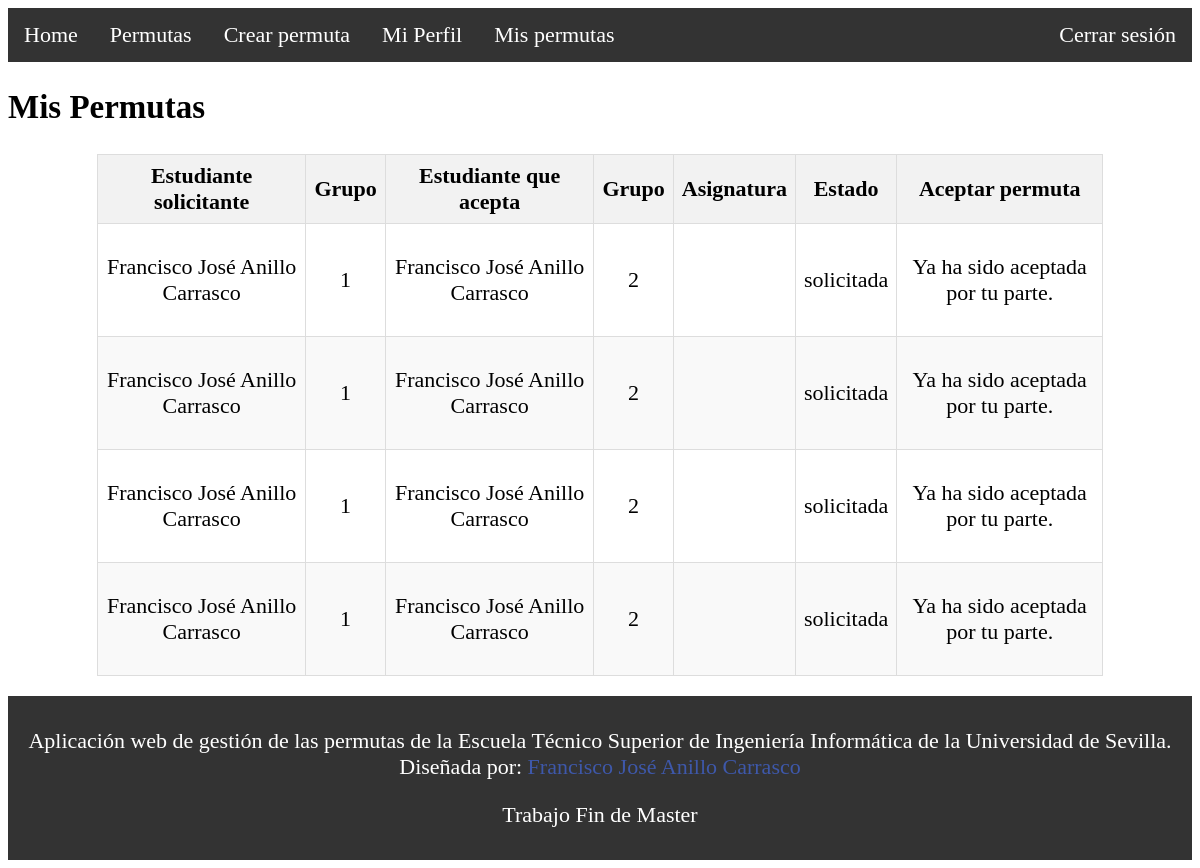
Before: /mis-permutas/ (signed in) with the older database file.
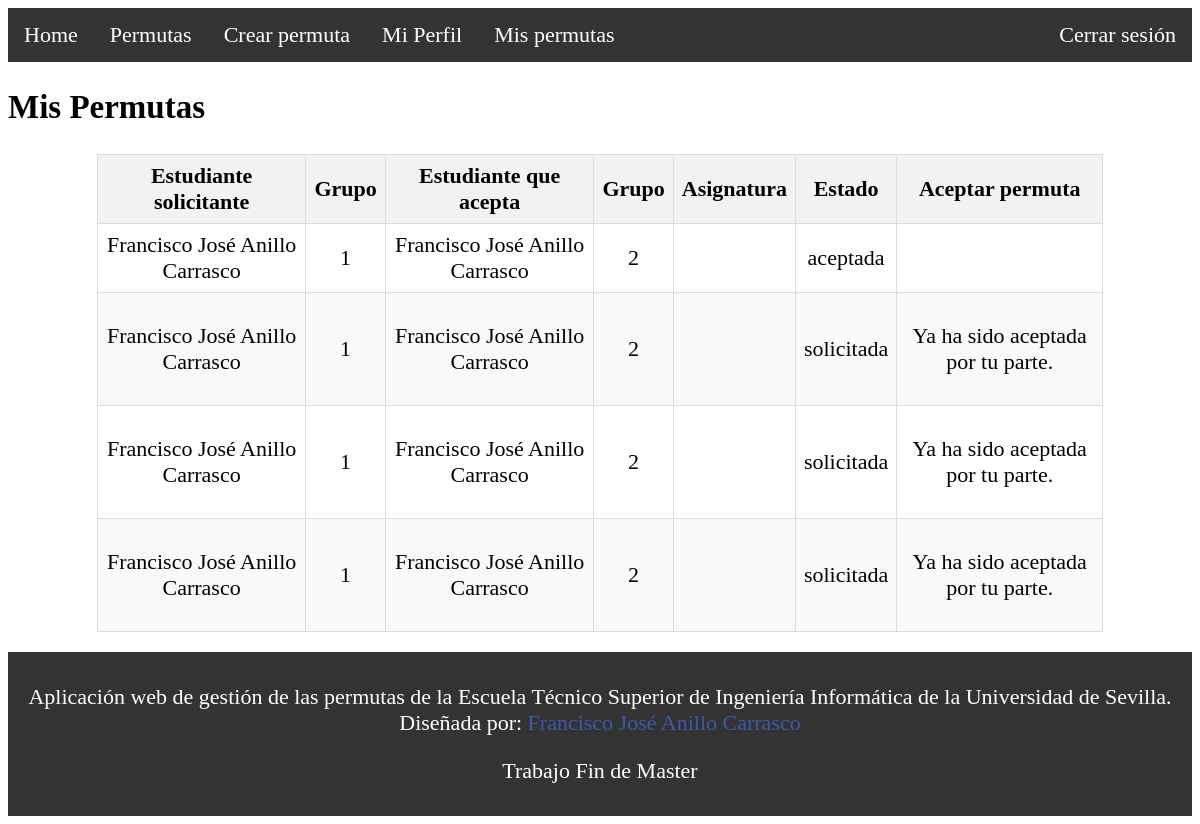
After: the same page with the newer database file.
### Permutas/models.py (models this page shows, shortened)
class Permuta(models.Model):
    estudiante1 = models.ForeignKey(Estudiante, related_name='permuta_estudiante1', on_delete=models.CASCADE)
    estudiante2 = models.ForeignKey(Estudiante, related_name='permuta_estudiante2', on_delete=models.CASCADE)
    grupo1 = models.ForeignKey(Grupo, related_name='permuta_grupo1', on_delete=models.CASCADE)
    grupo2 = models.ForeignKey(Grupo, related_name='permuta_grupo2', on_delete=models.CASCADE)
    asignatura = models.ForeignKey(Asignatura, related_name='asignatura', on_delete=models.CASCADE)
    estado = models.CharField(max_length=10, choices=[('solicitada', 'Solicitada'), ('aceptada', 'Aceptada'), ('rechazada', 'Rechazada')])
    aceptada_1 = models.BooleanField()
    aceptada_2 = models.BooleanField()

class Estudiante(models.Model):
    user = models.OneToOneField(User, on_delete=models.CASCADE)
    nombre = models.CharField(max_length=255)
    apellido = models.CharField(max_length=255)
    email = models.EmailField(max_length=255, unique=True)
    image = models.ImageField(default='default.jpg', upload_to='profile_pics')
    dni = models.CharField(max_length=9, unique=True)
    grado = models.ForeignKey(Grado, on_delete=models.CASCADE)
    domicilio = models.CharField(max_length=255)
    provincia = models.CharField(max_length=50)
    poblacion = models.CharField(max_length=50)
    codigo_postal = models.CharField(max_length=5)
    telefono = models.CharField(max_length=15, validators=[RegexValidator(regex=r'^\+?1?\d{9,15}$', message="El número de teléfono debe ingresarse en el formato: '+999999999'. Hasta 15 dígitos permitidos.")])  # Nuevo campo de teléfono

class Grupo(models.Model):
    numero_grupo = models.IntegerField()
    limite_estudiantes = models.IntegerField()
    tipo_grupo = models.CharField(max_length=10, choices=[('teoria', 'Teoria'), ('practica', 'Practica')])
    estudiante = models.ManyToManyField(Estudiante, blank=True)
    asignatura = models.ForeignKey(Asignatura, on_delete=models.CASCADE)
    proyecto_docente = models.FileField(upload_to='pdfs/', blank=True, null=True)

### Permutas/views.py (the view)
# urls.py: path('mis-permutas/', mis_permutas, name='mis_permutas'),
@login_required
def mis_permutas(request):
    usuario = request.user
    permutas_asociadas = sacar_permutas_user(usuario)
    context = {
        'permutas': permutas_asociadas
    }
    return render(request, 'mis_permutas.html', context)

### Permutas/views.py (called while the page is built)
def sacar_permutas_user(user):
    print(user)
    return Permuta.objects.filter(estudiante1__user=user) | Permuta.objects.filter(estudiante2__user=user)

### Permutas/templates/mis_permutas.html (shortened to what this page needs)
{% extends 'layout.html' %}
{% block content %}
    <h2>Mis Permutas</h2>
    <div class="table-container">
    <table class="centered-table">
        <thead>
            <tr>
                <th>Estudiante solicitante</th>
                <th>Grupo</th>
                <th>Estudiante que acepta</th>
                <th>Grupo</th>
                <th>Asignatura</th>
                <th>Estado</th>
                <th>Aceptar permuta</th>
            </tr>
        </thead>
        <tbody>
            {% for permuta in permutas %}
                <tr>
                    <td>{{ permuta.estudiante1.nombre }} {{ permuta.estudiante1.apellido }}</td>
                    <td>{{ permuta.grupo1.numero_grupo }}</td>
                    <td>{% if permuta.estudiante2 %}
                        {{ permuta.estudiante2.nombre }} {{ permuta.estudiante2.apellido }}
                    {% else %}
                        N/A
                    {% endif %}</td>
                    <td>{% if permuta.grupo2 %}
                        {{ permuta.grupo2.numero_grupo }}
                    {% else %}
                        N/A
                    {% endif %}</td>
                    <td>{{ permuta.asignatura.nombre_asignatura }}</td>
                    <td>{{ permuta.estado }}</td>
                    <td> {% if permuta.estado == 'solicitada' %}
                            {% if user == permuta.estudiante1.user %}
                                    <p> Ya ha sido aceptada por tu parte.</p>
                            {% endif %}
                            {% if user == permuta.estudiante2.user %}
                                <p> Ya ha sido aceptada por tu parte.</p>
                            {% endif %}
                        {% endif %}</td>
                </tr>
            {% endfor %}
        </tbody>
    </table>
{% endblock %}

Changed rows visible on the page:
changed Permuta: estado "solicitada" → "aceptada"; no longer shows "Ya ha sido aceptada por tu parte."
